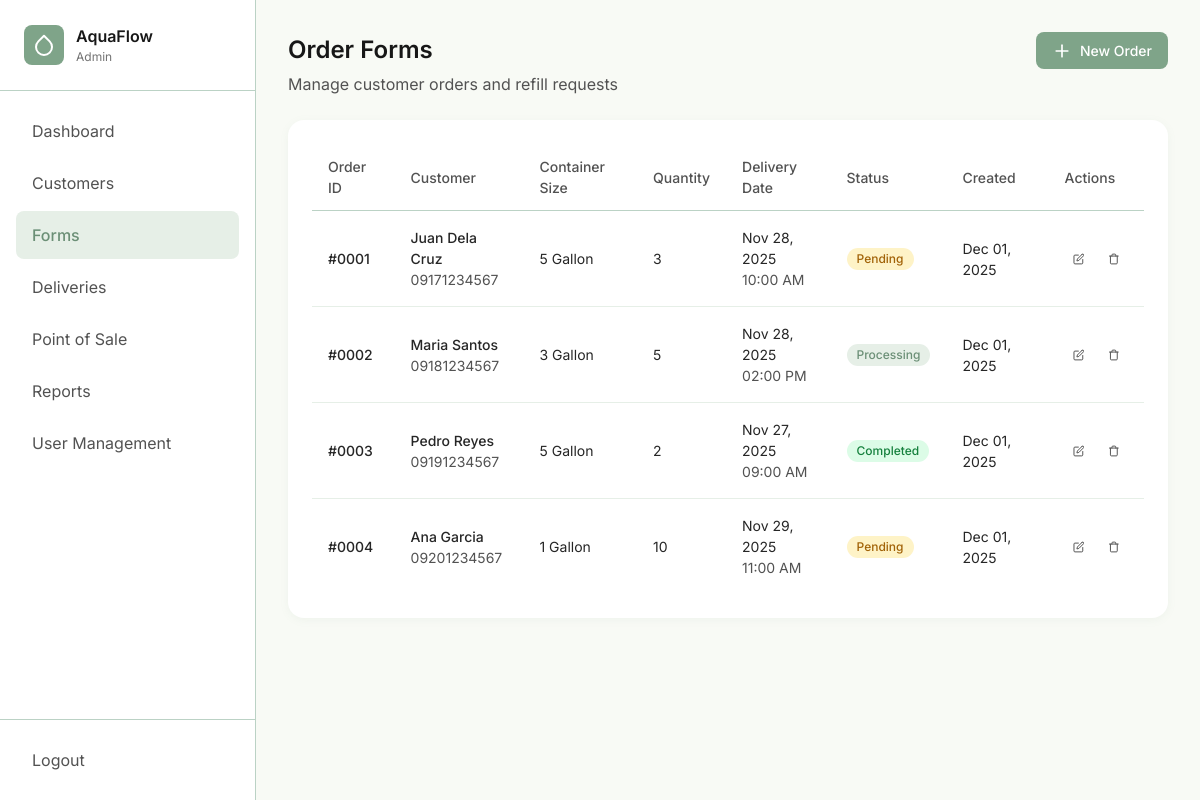
/admin/forms.php (signed in), run on an earlier commit of the app's database.
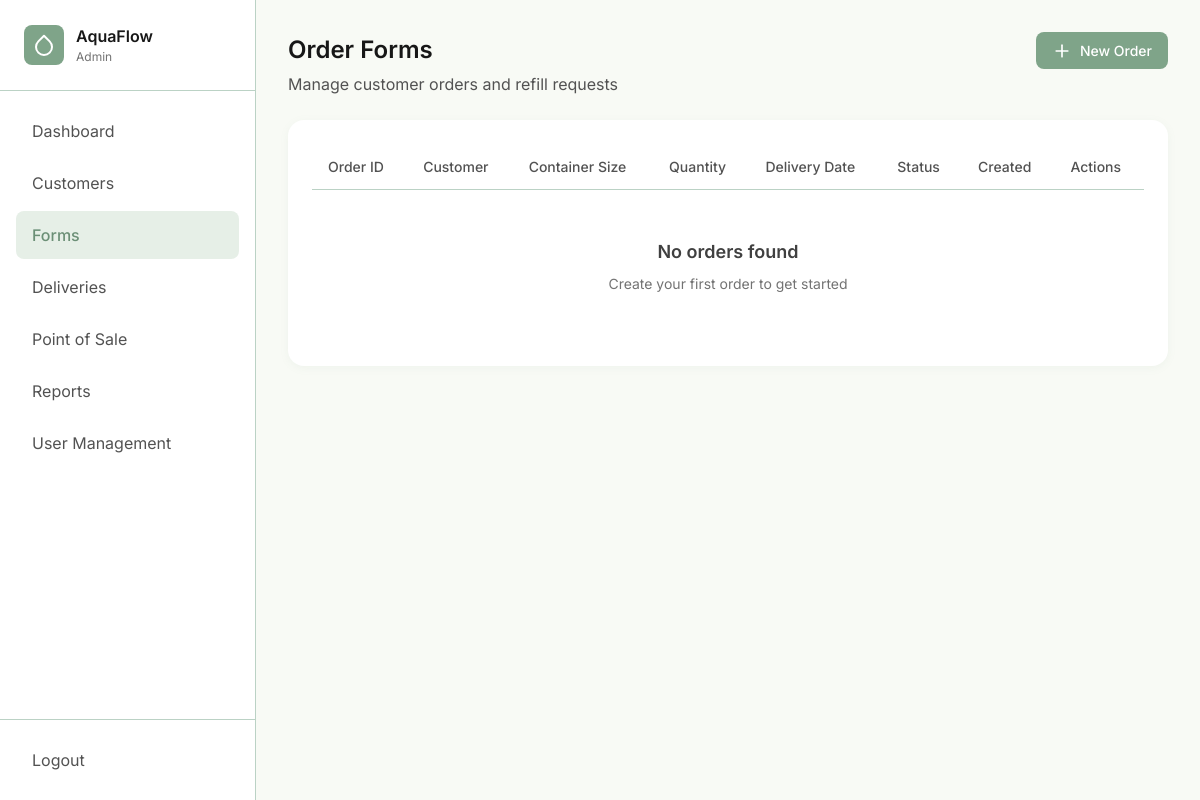
And on a later commit of the database.
### tables this page shows
CREATE TABLE IF NOT EXISTS `orders` (
  `id` int NOT NULL AUTO_INCREMENT,
  `customer_id` int NOT NULL,
  `container_size` enum('5-gallon','3-gallon','1-gallon') NOT NULL,
  `quantity` int NOT NULL,
  `delivery_date` date DEFAULT NULL,
  `delivery_time` time DEFAULT NULL,
  `notes` text,
  `status` enum('pending','processing','completed','cancelled') DEFAULT 'pending',
  `created_by` int NOT NULL,
  `created_at` timestamp NULL DEFAULT CURRENT_TIMESTAMP,
  `updated_at` timestamp NULL DEFAULT CURRENT_TIMESTAMP ON UPDATE CURRENT_TIMESTAMP,
  PRIMARY KEY (`id`),
  KEY `customer_id` (`customer_id`),
  KEY `created_by` (`created_by`)
);

CREATE TABLE IF NOT EXISTS `customers` (
  `id` int NOT NULL AUTO_INCREMENT,
  `name` varchar(255) NOT NULL,
  `phone` varchar(20) NOT NULL,
  `address` text NOT NULL,
  `status` enum('active','inactive') NOT NULL DEFAULT 'active',
  `total_orders` int DEFAULT '0',
  `created_at` timestamp NULL DEFAULT CURRENT_TIMESTAMP,
  `updated_at` timestamp NULL DEFAULT CURRENT_TIMESTAMP ON UPDATE CURRENT_TIMESTAMP,
  PRIMARY KEY (`id`)
);

### auth/session.php (called while the page is built, shortened)
<?php
function getUserRole()
{
    return $_SESSION['user_role'] ?? null;
}

### includes/functions.php (called while the page is built, shortened)
<?php
function formatDate($date, $format = DISPLAY_DATE_FORMAT)
{
    return date($format, strtotime($date));
}
function formatTime($time, $format = DISPLAY_TIME_FORMAT)
{
    return date($format, strtotime($time));
}
function getStatusBadgeClass($status)
{
    $classes = [
        'active' => 'badge-success',
        'inactive' => 'badge-error',
        'pending' => 'badge-warning',
        'processing' => 'badge-info',
        'completed' => 'badge-success',
        'cancelled' => 'badge-error',
        'in-transit' => 'badge-info'
    ];
    return $classes[$status] ?? 'badge-info';
}
function formatContainerSize($size)
{
    return ucwords(str_replace('-', ' ', $size));
}
function renderFooter()
{
    require_once __DIR__ . '/footer.php';
}

### admin/forms.php (the view, shortened to what the changed rows need)
<?php
require_once __DIR__ . '/../auth/session.php';
require_once __DIR__ . '/../includes/functions.php';
require_once __DIR__ . '/../includes/header.php';
require_once __DIR__ . '/../includes/sidebar.php';
$conn = getDBConnection();
$ordersQuery = "SELECT o.*, c.name as customer_name, c.phone, c.address
                FROM orders o
                JOIN customers c ON o.customer_id = c.id
                ORDER BY o.created_at DESC";
$orders = $conn->query($ordersQuery);
?>
<div class="dashboard-layout">
    <?php renderSidebar('forms'); ?>
    <main class="main-content">
        <div class="content-wrapper">
            <div class="page-header">
                <div>
                    <h1 class="page-title">Order Forms</h1>
                </div>
            </div>
            <div class="card">
                <div class="table-container">
                    <table class="table">
                        <thead>
                            <tr>
                                <th>Order ID</th>
                                <th>Customer</th>
                                <th>Container Size</th>
                                <th>Quantity</th>
                                <th>Delivery Date</th>
                                <th>Status</th>
                                <th>Created</th>
                                <th>Actions</th>
                            </tr>
                        </thead>
                        <tbody>
                            <?php if ($orders->num_rows > 0): ?>
                                <?php while ($order = $orders->fetch_assoc()): ?>
                                    <tr>
                                        <td class="font-medium">#<?php echo str_pad($order['id'], 4, '0', STR_PAD_LEFT); ?></td>
                                        <td>
                                            <div class="font-medium"><?php echo htmlspecialchars($order['customer_name']); ?></div>
                                            <div class="text-sm" style="color: var(--neutral-600);"><?php echo htmlspecialchars($order['phone']); ?></div>
                                        </td>
                                        <td><?php echo formatContainerSize($order['container_size']); ?></td>
                                        <td><?php echo number_format($order['quantity']); ?></td>
                                        <td>
                                            <?php if ($order['delivery_date']): ?>
                                                <?php echo formatDate($order['delivery_date']); ?><br>
                                                <span class="text-sm" style="color: var(--neutral-600);"><?php echo formatTime($order['delivery_time']); ?></span>
                                            <?php else: ?>
                                                -
                                            <?php endif; ?>
                                        </td>
                                        <td>
                                            <span class="badge <?php echo getStatusBadgeClass($order['status']); ?>">
                                                <?php echo ucfirst($order['status']); ?>
                                            </span>
                                        </td>
                                        <td><?php echo formatDate($order['created_at']); ?></td>
                                        <td>
                                            <div class="table-actions">
                                                <button class="icon-btn" onclick='editOrder(<?php echo htmlspecialchars(json_encode($order)); ?>)' title="Edit">
                                                    <svg width="18" height="18" viewBox="0 0 24 24" fill="none" stroke="currentColor" stroke-width="2" stroke-linecap="round" stroke-linejoin="round">
                                                        <path d="M11 4H4a2 2 0 0 0-2 2v14a2 2 0 0 0 2 2h14a2 2 0 0 0 2-2v-7" />
                                                        <path d="M18.5 2.5a2.121 2.121 0 0 1 3 3L12 15l-4 1 1-4 9.5-9.5z" />
                                                    </svg>
                                                </button>
                                                <button class="icon-btn icon-btn-delete" onclick="deleteOrder(<?php echo $order['id']; ?>, '<?php echo htmlspecialchars($order['customer_name'], ENT_QUOTES); ?>')" title="Delete">
                                                    <svg width="18" height="18" viewBox="0 0 24 24" fill="none" stroke="currentColor" stroke-width="2" stroke-linecap="round" stroke-linejoin="round">
                                                        <polyline points="3 6 5 6 21 6" />
                                                        <path d="M19 6v14a2 2 0 0 1-2 2H7a2 2 0 0 1-2-2V6m3 0V4a2 2 0 0 1 2-2h4a2 2 0 0 1 2 2v2" />
                                                    </svg>
                                                </button>
                                            </div>
                                        </td>
                                    </tr>
                                <?php endwhile; ?>
                            <?php else: ?>
                                <tr>
                                    <td colspan="8">
                                        <div class="empty-state">
                                            <div class="empty-state-title">No orders found</div>
                                            <div class="empty-state-description">Create your first order to get started</div>
                                        </div>
                                    </td>
                                </tr>
                            <?php endif; ?>
                        </tbody>
                    </table>
                </div>
            </div>
        </div>
    </main>
</div>

### includes/sidebar.php (shortened to what the changed rows need)
<?php
if (!function_exists('renderSidebar')) {
    function renderSidebar($currentPage = 'index')
    {
        $role = getUserRole();
        $adminLinks = [
            ['url' => 'index.php', 'icon' => 'layout-dashboard', 'label' => 'Dashboard'],
            ['url' => 'customers.php', 'icon' => 'users', 'label' => 'Customers'],
            ['url' => 'forms.php', 'icon' => 'file-text', 'label' => 'Forms'],
            ['url' => 'deliveries.php', 'icon' => 'truck', 'label' => 'Deliveries'],
            ['url' => 'pos.php', 'icon' => 'shopping-cart', 'label' => 'Point of Sale'],
            ['url' => 'reports.php', 'icon' => 'bar-chart', 'label' => 'Reports'],
            ['url' => 'users.php', 'icon' => 'user-cog', 'label' => 'User Management']
        ];
        $cashierLinks = [
            ['url' => 'index.php', 'icon' => 'layout-dashboard', 'label' => 'Dashboard'],
            ['url' => 'pos.php', 'icon' => 'shopping-cart', 'label' => 'Point of Sale'],
            ['url' => 'reports.php', 'icon' => 'bar-chart', 'label' => 'Reports']
        ];
        $links = $role === 'admin' ? $adminLinks : $cashierLinks;
?>
        <aside class="sidebar">
            <nav class="sidebar-nav">
                <?php foreach ($links as $link): ?>
                    <?php
                    $linkPage = basename($link['url'], '.php');
                    $isActive = $currentPage === $linkPage;
                    ?>
                    <a href="<?php echo htmlspecialchars($link['url']); ?>"
                        class="nav-link <?php echo $isActive ? 'active' : ''; ?>">
                        <span><?php echo htmlspecialchars($link['label']); ?></span>
                    </a>
                <?php endforeach; ?>
            </nav>
        </aside>
<?php
    }
}
?>

What changed in the data, as far as the page shows it:
removed orders: id "0001", customer.name "Juan Dela Cruz", customer.phone "09171234567", container_size "5 Gallon", quantity "3", delivery_date "Nov 28, 2025", delivery_time "10:00 AM", status "Pending", created_at "Dec 01, 2025"
removed orders: id "0002", customer.name "Maria Santos", customer.phone "09181234567", container_size "3 Gallon", quantity "5", delivery_date "Nov 28, 2025", delivery_time "02:00 PM", status "Processing", created_at "Dec 01, 2025"
removed orders: id "0003", customer.name "Pedro Reyes", customer.phone "09191234567", container_size "5 Gallon", quantity "2", delivery_date "Nov 27, 2025", delivery_time "09:00 AM", status "Completed", created_at "Dec 01, 2025"
removed orders: id "0004", customer.name "Ana Garcia", customer.phone "09201234567", container_size "1 Gallon", quantity "10", delivery_date "Nov 29, 2025", delivery_time "11:00 AM", status "Pending", created_at "Dec 01, 2025"
Also different on the page:
text now shown: "No orders found Create your first order to get started"
